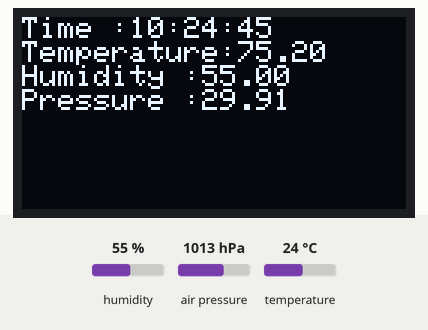
Bench run of a sketch on a simulated Arduino MKR. On the bench: 128×64 one-colour display. Inputs (shaded band) come from the test bench; at power-on: humidity 55 %, air pressure 1013 hPa, temperature 24 °C. WiFi joins after 1.5 s; servers stay silent unless stated; the display library's start-up logo is not drawn; uploads are accepted with an empty reply; the local clock reads 2024-03-15 10:24:30 at power-on unless the sketch sets it; what the sketch prints to the serial monitor is not drawn.

Above: at 15.8 s.

The sketch:

BlainConnect.ino
```cpp
/*
This example connects to an unencrypted Wifi network.
Then it prints the  MAC address of the Wifi shield,
the IP address obtained, and other network details.
It then connects the device to the IoT hub and send data to
table if SQL Server and then to PowerBI.  The reading of
temperature, pressure and humidity and showe this on LED display.
Using C Code and Arduino board and Adafruit sensors.

Blain Barton
blainbar@microsoft.com
Feb 12th, 2017
*/


#include <RTCZero.h>
//Allows an Arduino Feather MO or MKR1000 board to control and use the internal RTC (Real Time Clock
#include <SPI.h>
//Allows you to communicate with one or more SPI (Serial Peripheral Interface) devices
#include <Wire.h>
//Allows you to communicate with I 2 C devices, often also called "2 wire" or "TWI" (Two Wire Interface
#include <Adafruit_Sensor.h>
//There are two main typedefs and one enum defined in Adafruit_Sensor.h that are used to 'abstract' away the sensor details and values:
#include <Adafruit_BME280.h>
//BME280 sensor, an environmental sensor with temperature, barometric pressure and humidity
#include <WiFi101.h>
//Wifi Library
#include <ArduinoJson.h>
//aJson is an Arduino library to enable JSON processing with Arduino

//LED display
#include <Adafruit_GFX.h>
#include <Adafruit_SSD1306.h>

//char ssid[] = "BBGUEST";         // the name of your SSID wifi network
//char pass[] = "hendrick5";       // the name of your Password wifi network
char ssid[] = "Verizon-MiFi5510L-65F0-Barton";       // the name of your network
char pass[] = "xxxxxxxxx";     // the name of your network

int status = WL_IDLE_STATUS;      // the Wifi radio's status

#define OLED_RESET 4
Adafruit_SSD1306 display(OLED_RESET);

#define NUMFLAKES 10
#define XPOS 0
#define YPOS 1
#define DELTAY 2

#define LOGO16_GLCD_HEIGHT 16
#define LOGO16_GLCD_WIDTH  16

static const unsigned char PROGMEM logo16_glcd_bmp[] =
{ B00000000, B11000000,
B00000001, B11000000,
B00000001, B11000000,
B00000011, B11100000,
B11110011, B11100000,
B11111110, B11111000,
B01111110, B11111111,
B00110011, B10011111,
B00011111, B11111100,
B00001101, B01110000,
B00011011, B10100000,
B00111111, B11100000,
B00111111, B11110000,
B01111100, B11110000,
B01110000, B01110000,
B00000000, B00110000 };
// end for display

#define BME_SCK 13
#define BME_MISO 12
#define BME_MOSI 11
#define BME_CS 10

Adafruit_BME280 bme; // I2C
					 //Adafruit_BME280 bme(BME_CS); // hardware SPI
					 //Adafruit_BME280 bme(BME_CS, BME_MOSI, BME_MISO,  BME_SCK);

WiFiSSLClient client;
RTCZero rtcTime;

String uri = "/devices/Con1/messages/events?api-version=2016-02-03";
char hostname[] = "IoT Hub Primary 1 string from Azure IoTOwner";
char authSAS[] = "SharedAccessSignature string located in Device explorer";

// Standard Endpoint uri below to use to send message /devices/{device name}/messages/events?api-version=2016-02-03
// String uri = "/devices/Feather1/messages/events?api-version=2016-02-03";
// host name address for your Azure IoT Hub
// char hostname[] = "ArtTempIOT.azure-devices.net";
// Use Device Explorer to generate a sas token on config page.
// char authSAS[] = "SharedAccessSignature sr=ArtTempIOT.azure-devices.net&sig=vmUF6p3IANfHmNWrvk4Zf%2BlpngD365hUX9f%2FB2zNaUM%3D&se=1515799811&skn=iothubowner";*/

// Declare json functions
String createJsonData(String devId, float tmp, float pres, float hum);

void setup() {

	Serial.println("--------------Setup Begin-----------------");

	//Initialize serial and wait for port to open:
	WiFi.setPins(8, 7, 4, 2);
	Serial.begin(9600);

	// by default, we'll generate the high voltage from the 3.3v line internally! (neat!)
	display.begin(SSD1306_SWITCHCAPVCC, 0x3C);  // initialize with the I2C addr 0x3C (for the 128x64)
												// Show image buffer on the display hardware.
												// Since the buffer is intialized with an Adafruit splashscreen
												// internally, this will display the splashscreen.
	display.display();
	delay(2000);

	// Clear the buffer.
	display.clearDisplay();

	// draw a single pixel
	display.drawPixel(10, 10, WHITE);
	// Show the display buffer on the hardware.
	// NOTE: You _must_ call display after making any drawing commands
	// to make them visible on the display hardware!

	display.display();
	delay(2000);
	display.clearDisplay();

	// text display tests
	display.setTextSize(1);
	display.setTextColor(WHITE);
	display.setCursor(0, 0);
	display.println("Display Initialized");
	display.display();

	// not needed. without this when you upload the sketch it will boot when it has power
	// this is waiting for you to start the serial port monitor.
	//while (!Serial) {
	//  ; // wait for serial port to connect. Needed for native USB port only
	//}

	// check for the presence of the shield:
	if (WiFi.status() == WL_NO_SHIELD) {
		Serial.println("WiFi shield not present");
		// don't continue:
		while (true);
	}

	// attempt to connect to Wifi network:
	while (status != WL_CONNECTED) {
		display.clearDisplay();
		display.setCursor(0, 0);
		display.println("Connecting to ");
		display.print(ssid);
		display.display();

		Serial.print("Attempting to connect to open SSID: ");
		Serial.println(ssid);
		status = WiFi.begin(ssid, pass);

		// wait 10 seconds for connection:
		delay(10000);
		Serial.print("Status: ");
		Serial.println(status);
	}

	// you're connected now, so print out the data:
	Serial.print("You're connected to the network");
	printCurrentNet();
	printWifiData();

	display.clearDisplay();
	display.setCursor(0, 0);
	display.println("Connected");
	display.print(ssid);
	display.display();

	initIOT();

	Serial.println("--------------Setup Complete-----------------");
}

void loop() {

	while (true)
	{
		// show wifi connection status
		printCurrentNet();

		// read sensor and format data to json string
		String myData = readSensor();

		// send json to Azure
		httpRequest("POST", uri, "application/atom+xml;type=entry;charset=utf-8", myData);

		Serial.println("");
		Serial.println("--- post complete ---");
		delay(30000);	// wait 30 seconds

		display.clearDisplay();

	}
}

String getDate()
{
	String  myDate;
	myDate.concat(rtcTime.getMonth());
	myDate.concat('/');
	myDate.concat(rtcTime.getDay());
	myDate.concat('/');
	myDate.concat(rtcTime.getYear());

	return myDate;

}
String getTime()
{
	String  myTime;
	long hrs = ((rtcTime.getEpoch() % 86400L) / 3600);		// getEpoch() returns Greenwich Mean Time 86400 = seconds in 1 day
	int min = ((rtcTime.getEpoch() % 3600) / 60);
	int sec = (rtcTime.getEpoch() % 60);

	myTime.concat(hrs);
	myTime.concat(':');
	myTime.concat(min);
	myTime.concat(':');
	myTime.concat(sec);

	return myTime;
}

long getHours()
{
	long hrs = ((rtcTime.getEpoch() % 86400L) / 3600);
	return hrs;
}

void initIOT() {

	Serial.println("--------------Begin IOT setup-----------------");

	rtcTime.begin();

	unsigned long epochTime = WiFi.getTime();
	rtcTime.setEpoch(epochTime);

	Serial.println("Date:" + getDate());
	Serial.println("Time:" + getTime());

	Serial.println("--------------End IOT setup-----------------");
}

String readSensor()
{

	// Pressure is returned in the SI units of Pascals. 100 Pascals = 1 hPa = 1 millibar.
	// Often times barometric pressure is reported in millibar or inches - mercury.
	// For future reference 1 pascal = 0.000295333727 inches of mercury, or 1 inch Hg = 3386.39 Pascal.
	// So if you take the pascal value of say 100734 and divide by 3386.39 you'll get 29.72 inches-Hg.

	Adafruit_BME280 bme(BME_CS, BME_MOSI, BME_MISO, BME_SCK);
	if (!bme.begin()) {
		Serial.println("Could not find a valid BME280 sensor, check wiring!");
		while (1);
	}

	float tmp = ((9.0 / 5.0) * bme.readTemperature()) + 32;
	float hum = bme.readHumidity();
	float pre = bme.readPressure() / 3386.39; // see above converting to inch Hg

											  // text display tests
	display.clearDisplay();
	display.setTextSize(1);
	display.setTextColor(WHITE);

	display.setCursor(0, 0);
	display.print("Time :");
	display.println(getTime());

	display.print("Temperature:");
	display.println(tmp);
	display.display();

	Serial.print("Temperature :");
	Serial.println(tmp);

	display.print("Humidity :");
	display.println(hum);
	display.display();

	Serial.print("Humidity :");
	Serial.println(hum);

	Serial.print("Pressure :");
	Serial.println(pre);

	display.print("Pressure :");
	display.println(pre);
	display.display();

	// json to string
	String myData = createJsonData("Con1", tmp, pre, hum);

	return myData;
}

String createJsonData(String devId, float tmp, float pres, float hum)
{

	// create json object
	StaticJsonBuffer<200> jsonBuffer;
	char* buff;
	String outdata;

	JsonObject& root = jsonBuffer.createObject();
	root["DeviceId"] = devId;
	root["date"] = getDate();
	root["time"] = getTime();
	root["hours"] = getHours();
	root["temperature"] = tmp;
	root["humidity"] = hum;
	root["pressure"] = pres;

	// convert to string
	root.printTo(outdata);
	return outdata;

}

void printWifiData() {
	// print your WiFi shield's IP address:
	IPAddress ip = WiFi.localIP();
	Serial.print("IP Address: ");
	Serial.println(ip);
	Serial.println(ip);

	// print your MAC address:
	byte mac[6];
	WiFi.macAddress(mac);
	Serial.print("MAC address: ");
	Serial.print(mac[5], HEX);
	Serial.print(":");
	Serial.print(mac[4], HEX);
	Serial.print(":");
	Serial.print(mac[3], HEX);
	Serial.print(":");
	Serial.print(mac[2], HEX);
	Serial.print(":");
	Serial.print(mac[1], HEX);
	Serial.print(":");
	Serial.println(mac[0], HEX);

	// print your subnet mask:
	IPAddress subnet = WiFi.subnetMask();
	Serial.print("NetMask: ");
	Serial.println(subnet);

	// print your gateway address:
	IPAddress gateway = WiFi.gatewayIP();
	Serial.print("Gateway: ");
	Serial.println(gateway);
}

void printCurrentNet() {
	// print the SSID of the network you're attached to:
	Serial.print("SSID: ");
	Serial.println(WiFi.SSID());

	// print the MAC address of the router you're attached to:
	byte bssid[6];
	WiFi.BSSID(bssid);
	Serial.print("BSSID: ");
	Serial.print(bssid[5], HEX);
	Serial.print(":");
	Serial.print(bssid[4], HEX);
	Serial.print(":");
	Serial.print(bssid[3], HEX);
	Serial.print(":");
	Serial.print(bssid[2], HEX);
	Serial.print(":");
	Serial.print(bssid[1], HEX);
	Serial.print(":");
	Serial.println(bssid[0], HEX);

	// print the received signal strength:
	long rssi = WiFi.RSSI();
	Serial.print("signal strength (RSSI):");
	Serial.println(rssi);

	// print the encryption type:
	byte encryption = WiFi.encryptionType();
	Serial.print("Encryption Type:");
	Serial.println(encryption, HEX);
}

void httpRequest(String verb, String uri, String contentType, String content)
{
	Serial.println("--- Start Process --- ");
	if (verb.equals("")) return;
	if (uri.equals("")) return;

	// close any connection before send a new request.
	// This will free the socket on the WiFi shield
	client.stop();

	// if there's a successful connection:
	if (client.connect(hostname, 443)) {
		Serial.println("--- We are Connected --- ");
		Serial.print("*** Sending Data To:  ");
		Serial.println(hostname + uri);

		Serial.print("*** Data To Send:  ");
		Serial.println(content);

		client.print(verb); //send POST, GET or DELETE
		client.print(" ");
		client.print(uri);  // any of the URI
		client.println(" HTTP/1.1");
		client.print("Host: ");
		client.println(hostname);  //with hostname header
		client.print("Authorization: ");
		client.println(authSAS);  //Authorization SAS token obtained from Azure IoT device explorer
								  //client.println("Connection: close");

		if (verb.equals("POST"))
		{
			Serial.println("--- Sending POST ----");
			client.print("Content-Type: ");
			client.println(contentType);
			client.print("Content-Length: ");
			client.println(content.length());
			client.println();
			client.println(content);
		}
		else
		{
			Serial.println("--- client status --- ");
			Serial.println(client.status());

			client.println();

		}
	}

	while (client.available()) {
		char c = client.read();
		Serial.write(c);
	}

	Serial.println("--- Send complete ----");
}
```
